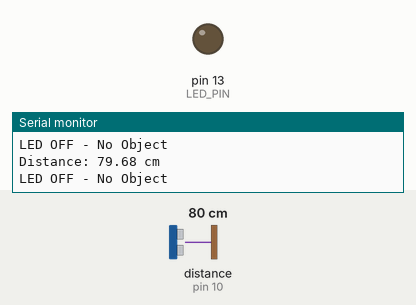
Simulated run of this sketch. Board: Arduino Uno, built with avr-gcc and run on an emulated ATmega328P. On the bench: output pins drawn as LEDs (lit = HIGH), the last lines printed to the serial monitor. Wiring (inferred from the names in the program): ultrasonic range finder: trigger pin 9; echo pin 10. The inputs (shaded band) are chosen by the test bench; at power-on: distance to the obstacle (sensor on pin 10) 80 cm. The echo pulse lasts 58.3 µs per cm; pins used as bus, display or sensor lines are not drawn.

Above: at 1.3 s.
1.4 s: distance to the obstacle (sensor on pin 10) set to 12 cm
2.9 s: distance to the obstacle (sensor on pin 10) set to 9 cm
At 4.2 s:
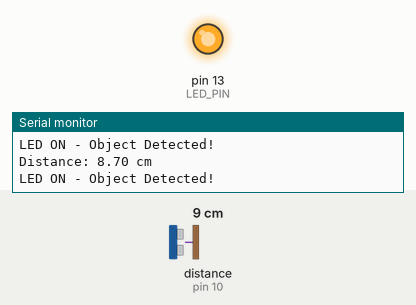
4.5 s: distance to the obstacle (sensor on pin 10) set to 18 cm
At 5.6 s:
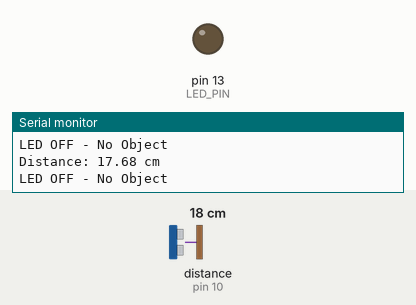
Timing chart, 0 to 7.5 s (numbered marks = the images above; inputs shaded):
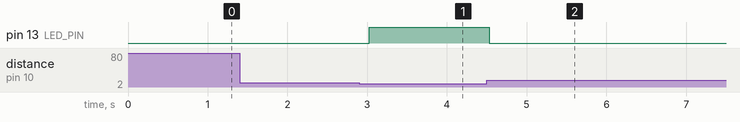

Measured:
- the behaviour switches between 11 and 10 cm on distance to the obstacle (sensor on pin 10) (found by bisection; images 0 and 1)
- after the input at 2.9 s, pin 13 (LED_PIN): LOW → HIGH after 0.13 s
- after the input at 4.5 s, pin 13 (LED_PIN): HIGH → LOW at once

The sketch:

ultrasonic_sensor.ino
```cpp
#define TRIG_PIN 9  // Trigger pin of ultrasonic sensor
#define ECHO_PIN 10 // Echo pin of ultrasonic sensor
#define LED_PIN 13   // LED pin

const int thresholdDistance = 10; // Distance in cm to turn LED on

void setup() {
    Serial.begin(9600); // Start Serial Monitor
    pinMode(TRIG_PIN, OUTPUT);
    pinMode(ECHO_PIN, INPUT);
    pinMode(LED_PIN, OUTPUT);
}

void loop() {
    // Send ultrasonic pulse
    digitalWrite(TRIG_PIN, LOW);
    delayMicroseconds(2);
    digitalWrite(TRIG_PIN, HIGH);
    delayMicroseconds(10);
    digitalWrite(TRIG_PIN, LOW);

    // Measure the echo time
    long duration = pulseIn(ECHO_PIN, HIGH);
    float distance = duration * 0.0343 / 2; // Convert time to distance in cm

    Serial.print("Distance: ");
    Serial.print(distance);
    Serial.println(" cm");

    // Turn LED ON if object is closer than threshold
    if (distance > 0 && distance <= thresholdDistance) {
        digitalWrite(LED_PIN, HIGH);
        Serial.println("LED ON - Object Detected!");
    } else {
        digitalWrite(LED_PIN, LOW);
        Serial.println("LED OFF - No Object");
    }

    delay(500); // Wait before next measurement
}
```
